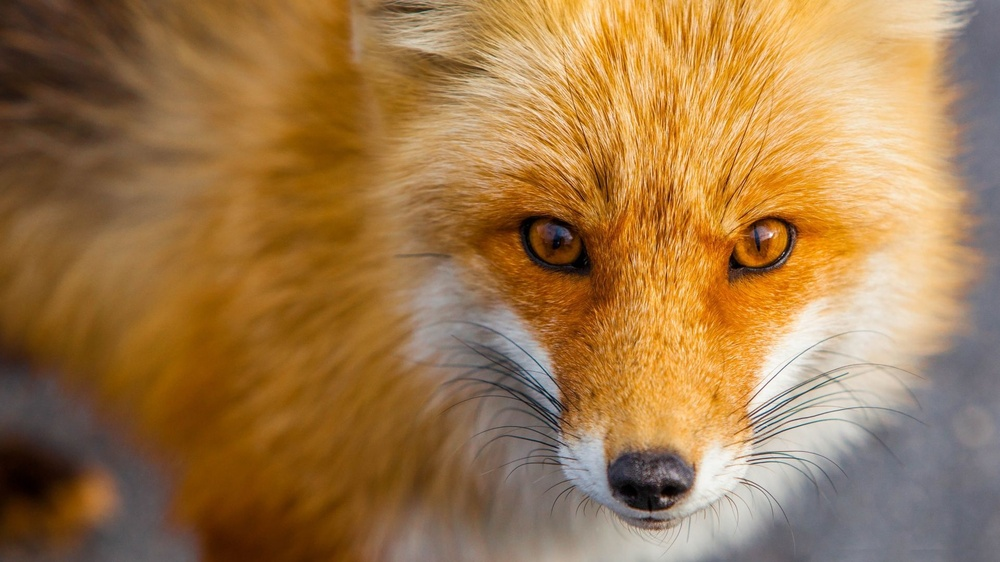
#> input picture Chapter-2/image.jpg, 1000 x 562 px, shrunk from 1920 x 1080 before the run
$ python '12-Otsu’s Binarization.py'
#> lines starting #> are read from the running program, lines starting #| are printed output that depends on the picture; after the words box and inside, x2 and y2 are one past the last pixel; in counts of white or black regions, pixels touching at a corner belong together
import cv2

#http://opencv-python-tutroals.readthedocs.io/en/latest/py_tutorials/py_imgproc/py_thresholding/py_thresholding.html

#In global thresholding, we used an arbitrary value for threshold value, right? So, how can we know a value we selected is good
# or not? Answer is, trial and error method. But consider a bimodal image
#  (In simple words, bimodal image is an image whose histogram has two peaks).
# For that image, we can approximately take a value in the middle of those peaks as threshold value, right ?
#  That is what Otsu binarization does.
#  So in simple words, it automatically calculates a threshold value from image histogram for a bimodal image


img = cv2.imread('image.jpg',0)
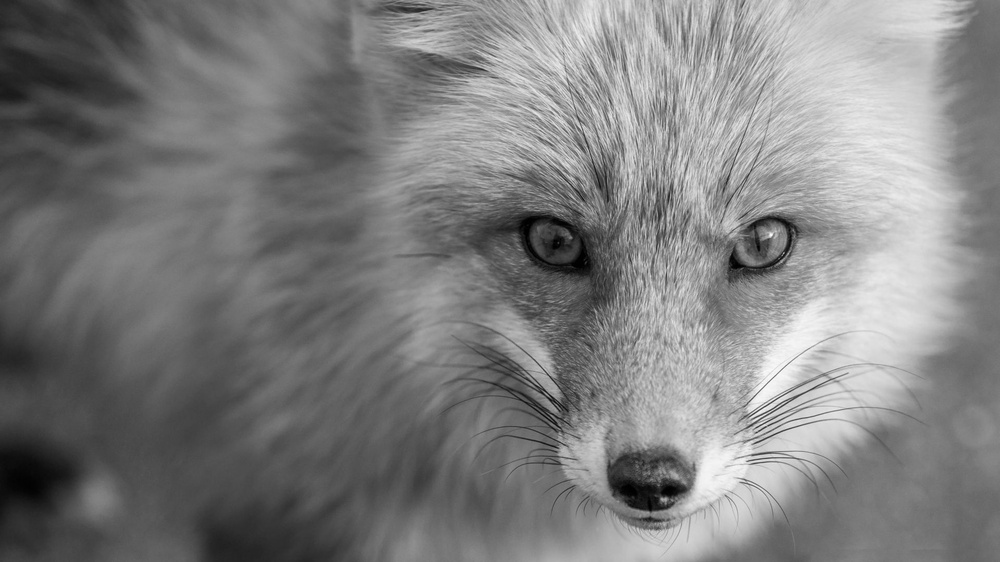
#> img: shape (562, 1000); min 0, max 255, mean 126.5

ret2,th2 = cv2.threshold(img,0,255,cv2.THRESH_BINARY+cv2.THRESH_OTSU)
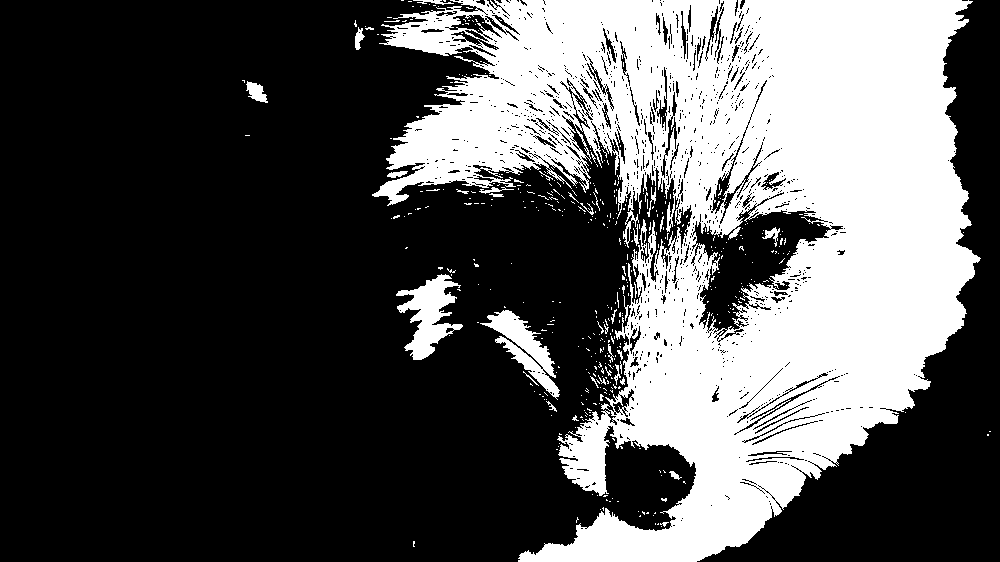
#> th2: shape (562, 1000); 32.7% white; 457 white regions (424 under 20 px), largest, box (x1, y1, x2, y2) and area: (372, 0, 981, 562) 175581, (396, 274, 463, 360) 2650, (480, 310, 560, 400) 2303
#> ret2 = 141
cv2.imshow("th2",th2)
cv2.waitKey(0)

blur = cv2.GaussianBlur(img,(5,5),0)
ret3,th3 = cv2.threshold(blur,0,255,cv2.THRESH_BINARY+cv2.THRESH_OTSU)
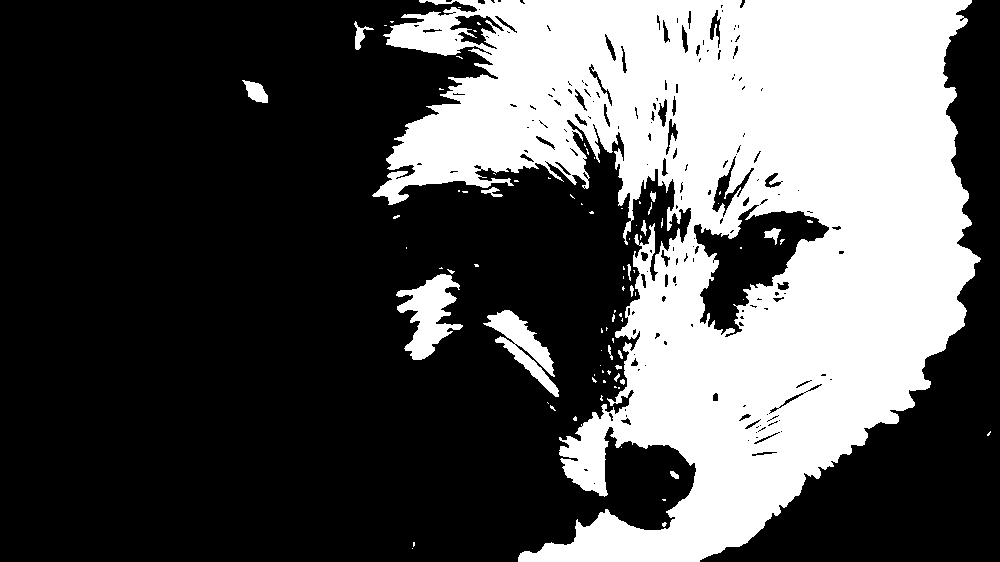
#> th3: shape (562, 1000); 33.6% white; 84 white regions (67 under 20 px), largest, box (x1, y1, x2, y2) and area: (372, 0, 981, 562) 182392, (396, 274, 463, 360) 2845, (483, 310, 559, 397) 2246
#> ret3 = 140
cv2.imshow("th3",th3)
cv2.waitKey(0)

cv2.destroyAllWindows()
